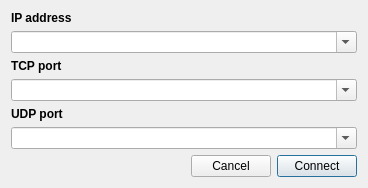
<?xml version="1.0" encoding="UTF-8"?>
<ui version="4.0">
 <class>NetworkDialogUi</class>
 <widget class="QDialog" name="NetworkDialogUi">
  <property name="geometry">
   <rect>
    <x>0</x>
    <y>0</y>
    <width>368</width>
    <height>182</height>
   </rect>
  </property>
  <property name="windowTitle">
   <string>Network</string>
  </property>
  <property name="sizeGripEnabled">
   <bool>false</bool>
  </property>
  <layout class="QGridLayout" name="gridLayout">
   <item row="0" column="0" colspan="3">
    <widget class="QLabel" name="labelHostname">
     <property name="font">
      <font>
       <weight>75</weight>
       <bold>true</bold>
      </font>
     </property>
     <property name="text">
      <string>IP address</string>
     </property>
    </widget>
   </item>
   <item row="1" column="0" colspan="3">
    <widget class="QComboBox" name="comboBoxHostname">
     <property name="inputMethodHints">
      <set>Qt::ImhNone</set>
     </property>
     <property name="editable">
      <bool>true</bool>
     </property>
     <property name="insertPolicy">
      <enum>QComboBox::InsertAtTop</enum>
     </property>
     <property name="duplicatesEnabled">
      <bool>false</bool>
     </property>
     <property name="frame">
      <bool>true</bool>
     </property>
    </widget>
   </item>
   <item row="2" column="0" colspan="3">
    <widget class="QLabel" name="labelTCPPort">
     <property name="font">
      <font>
       <weight>75</weight>
       <bold>true</bold>
      </font>
     </property>
     <property name="text">
      <string>TCP port</string>
     </property>
    </widget>
   </item>
   <item row="3" column="0" colspan="3">
    <widget class="QComboBox" name="comboBoxTCPPort">
     <property name="inputMethodHints">
      <set>Qt::ImhNone</set>
     </property>
     <property name="editable">
      <bool>true</bool>
     </property>
     <property name="insertPolicy">
      <enum>QComboBox::InsertAtTop</enum>
     </property>
    </widget>
   </item>
   <item row="4" column="0" colspan="3">
    <widget class="QLabel" name="labelUDPPort">
     <property name="enabled">
      <bool>true</bool>
     </property>
     <property name="font">
      <font>
       <weight>75</weight>
       <bold>true</bold>
      </font>
     </property>
     <property name="text">
      <string>UDP port</string>
     </property>
    </widget>
   </item>
   <item row="5" column="0" colspan="3">
    <widget class="QComboBox" name="comboBoxUDPPort">
     <property name="inputMethodHints">
      <set>Qt::ImhNone</set>
     </property>
     <property name="editable">
      <bool>true</bool>
     </property>
     <property name="insertPolicy">
      <enum>QComboBox::InsertAtTop</enum>
     </property>
    </widget>
   </item>
   <item row="6" column="0" colspan="3">
    <spacer name="verticalSpacer">
     <property name="orientation">
      <enum>Qt::Vertical</enum>
     </property>
     <property name="sizeHint" stdset="0">
      <size>
       <width>208</width>
       <height>0</height>
      </size>
     </property>
    </spacer>
   </item>
   <item row="7" column="0">
    <spacer name="horizontalSpacer">
     <property name="orientation">
      <enum>Qt::Horizontal</enum>
     </property>
     <property name="sizeHint" stdset="0">
      <size>
       <width>208</width>
       <height>20</height>
      </size>
     </property>
    </spacer>
   </item>
   <item row="7" column="1">
    <widget class="QPushButton" name="pushButtonCancel">
     <property name="text">
      <string>Cancel</string>
     </property>
    </widget>
   </item>
   <item row="7" column="2">
    <widget class="QPushButton" name="pushButtonOk">
     <property name="text">
      <string>Connect</string>
     </property>
     <property name="default">
      <bool>true</bool>
     </property>
    </widget>
   </item>
  </layout>
 </widget>
 <resources/>
 <connections>
  <connection>
   <sender>pushButtonOk</sender>
   <signal>clicked(bool)</signal>
   <receiver>NetworkDialogUi</receiver>
   <slot>accept()</slot>
   <hints>
    <hint type="sourcelabel">
     <x>336</x>
     <y>242</y>
    </hint>
    <hint type="destinationlabel">
     <x>295</x>
     <y>165</y>
    </hint>
   </hints>
  </connection>
  <connection>
   <sender>pushButtonCancel</sender>
   <signal>clicked(bool)</signal>
   <receiver>NetworkDialogUi</receiver>
   <slot>reject()</slot>
   <hints>
    <hint type="sourcelabel">
     <x>254</x>
     <y>246</y>
    </hint>
    <hint type="destinationlabel">
     <x>235</x>
     <y>194</y>
    </hint>
   </hints>
  </connection>
 </connections>
</ui>
